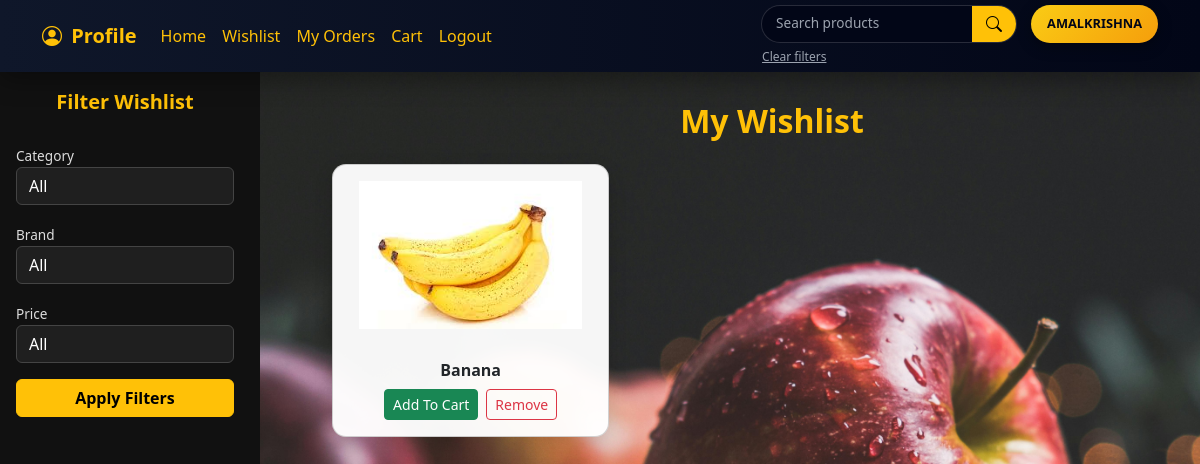
Before: /produsts/wishlist/ (signed in) with the older database file.
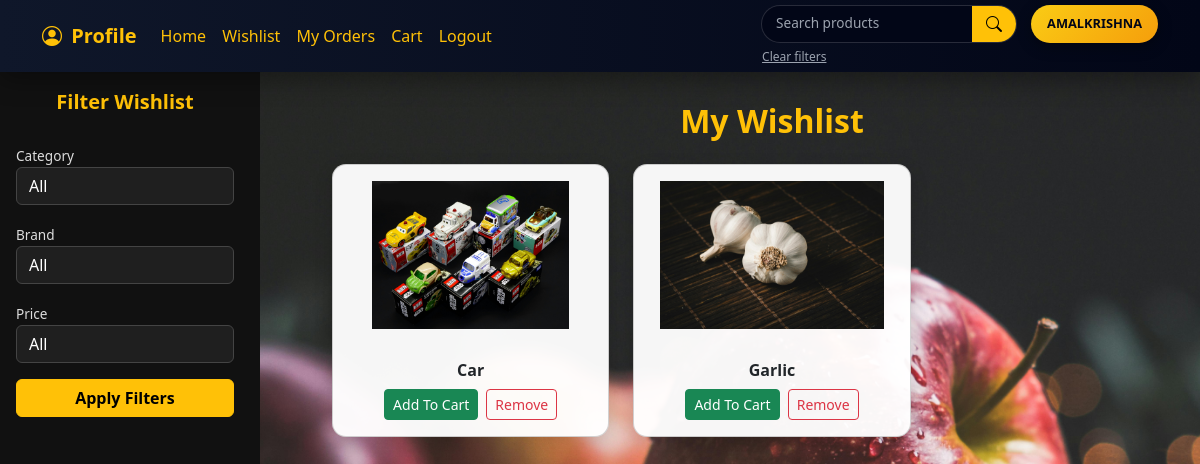
After: the same page with the newer database file.
### productapp/models.py (models this page shows)
class Wishlist(models.Model):
    user=models.ForeignKey(User,on_delete=models.CASCADE)
    product=models.ForeignKey(Product,on_delete=models.CASCADE)

### adminapp/models.py (models this page shows, shortened)
class Product(models.Model):
    name=models.CharField(max_length=50)
    description=models.CharField(max_length=100,null=False)
    price=models.IntegerField(null=False)
    image=models.ImageField(upload_to='product_images',null=False)
    is_available=models.BooleanField(default=True)
    category=models.ForeignKey(Category,on_delete=models.CASCADE,related_name='categories')
    brand=models.ForeignKey(Brand,on_delete=models.CASCADE,related_name='brands')
    created_at=models.DateTimeField(auto_now_add=True)
    stock=models.PositiveIntegerField(default=1)

### productapp/views.py (the view)
# urls.py: path('wishlist/', views.wishlist_page, name='view_wishlist'),
def wishlist_page(request):
    if not request.user.is_authenticated:
        return redirect('login_view')
    items = Wishlist.objects.filter(
        user=request.user
    ).select_related(
        'product', 'product__category', 'product__brand'
    )
    search = request.GET.get('search')
    if search:
        items = items.filter(product__name__icontains=search)
    category = request.GET.get('category')
    if category:
        items = items.filter(product__category__id=category)
    brand = request.GET.get('brand')
    if brand:
        items = items.filter(product__brand__id=brand)
    price = request.GET.get('price')
    if price == '1':
        items = items.filter(product__price__gte=500, product__price__lte=1500)
    elif price == '2':
        items = items.filter(product__price__gte=1500, product__price__lte=2500)
    elif price == '3':
        items = items.filter(product__price__gte=2500, product__price__lte=3500)
    elif price == '4':
        items = items.filter(product__price__gt=3500)
    return render(
        request,
        'wishlist.html',
        {
            'items': items,
            'cat': Category.objects.all(),
            'brand': Brand.objects.all(),
        }
    )

### productapp/templates/wishlist.html (shortened to what this page needs)
{% extends "navbar.html" %}
{% load static %}
{% block content %}
<link rel="stylesheet" href="{% static 'css/sidebar.css' %}">
<div class="filter-sidebar">
    <form method="get">
        <h5>Filter Wishlist</h5>
        <label>Category</label>
        <select name="category" class="form-select mb-2">
            <option value="">All</option>
        </select>
        <label>Brand</label>
        <select name="brand" class="form-select mb-2">
            <option value="">All</option>
        </select>
        <label>Price</label>
        <select name="price" class="form-select mb-3">
            <option value="">All</option>
        </select>
        <button class="btn btn-warning w-100 fw-semibold">
            Apply Filters
        </button>
    </form>
</div>
<div class="page-content">
    <h2 class="text-warning text-center fw-bold mb-4">
        My Wishlist
    </h2>
    <div class="wishlist-grid">
        {% for item in items %}
        <div class="card wishlist-card">
            <img src="{{ item.product.image.url }}"
                 class="wishlist-img card-img-top">
            <div class="card-body text-center">
                <h6 class="fw-bold">{{ item.product.name }}</h6>
                <div class="d-flex justify-content-center gap-2 mt-2">
                    <a href="{% url 'add_to_cart' item.product.id %}"
                       class="btn btn-sm btn-success">
                        Add To Cart
                    </a>
                    <a href="{% url 'toggle_wishlist' item.product.id %}"
                       class="btn btn-sm btn-outline-danger">
                        Remove
                    </a>
                </div>
            </div>
        </div>
        {% empty %}
        <p class="text-light text-center mt-5">
            No items found in your wishlist.
        </p>
        {% endfor %}
    </div>
</div>
{% endblock %}

Changed rows visible on the page:
removed Wishlist: product.image (picture), product.name "Banana"
added Wishlist: product.image (picture), product.name "Car"
added Wishlist: product.image (picture), product.name "Garlic"
